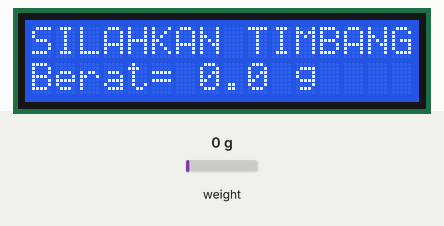
This sketch was run on a simulated ESP8266 (NodeMCU). Shown: 16×2 character LCD. Inputs (shaded band) come from the test bench; at power-on: weight on the scale 0 g. What the sketch prints to the serial monitor is not drawn.

Above: at 8.1 s.
8.2 s: weight on the scale set to 954 g
At 13.2 s:
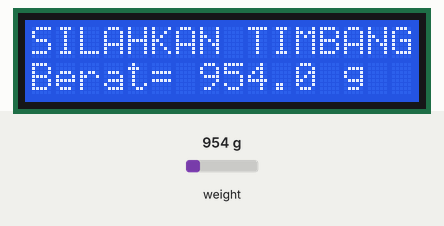
13.6 s: weight on the scale set to 1034 g
At 17.8 s:
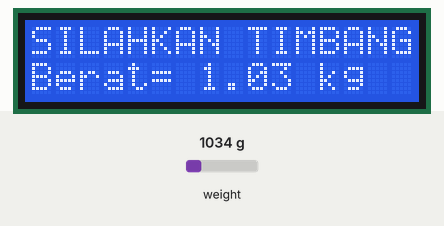
18.4 s: weight on the scale set to 100 g
At 22.3 s:
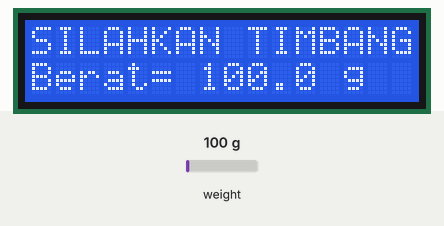
Timing chart, 0 to 23.8 s (numbered marks = the images above; inputs shaded):
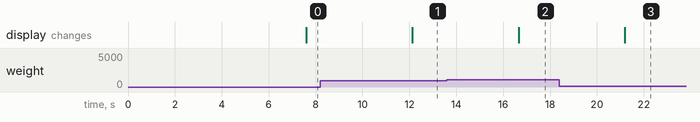

Measured:
- the behaviour switches between 999 and 1000 g on weight on the scale (found by bisection; images 1 and 2)
- after the input at 8.2 s, the display: changes after 3.9 s (image 1)
- after the input at 13.6 s, the display: changes after 3.1 s (image 2)
- after the input at 18.4 s, the display: changes after 2.8 s (image 3)

The sketch:

loadcell.ino
```cpp
#include "HX711.h"
#include <Wire.h>
#include <LiquidCrystal_I2C.h>

// HX711 circuit wiring
const int LOADCELL_DOUT_PIN = D7;
const int LOADCELL_SCK_PIN = D8;

LiquidCrystal_I2C lcd(0x27, 16, 2);
HX711 scale;

void setup() {
  Serial.begin(115200);
  Serial.println("Pastikan Tidak Ada Beban");
  lcd.begin();
  lcd.backlight();
  scale.begin(LOADCELL_DOUT_PIN, LOADCELL_SCK_PIN);
  scale.set_scale(-4.08);                      // this value is obtained by calibrating the scale with known weights; see the README for details
  scale.tare(50);				        // reset the scale to 0
  Serial.println("Silahkan Untuk Menimbang");
}

void loop() {
  Serial.print("Berat");
  float berat= scale.get_units(25);
  if(berat<=0.1)
  {
    berat=0.0;
  }
  Serial.println(berat,1);
  if(berat<1000)
  {
  lcd.clear();
  lcd.setCursor(0, 0);
  lcd.print("SILAHKAN TIMBANG");
  lcd.setCursor(0, 1);
  lcd.print("Berat= ");
  lcd.print(berat,1);
  lcd.print(" g");
  }
  if(berat>=1000)
  {
  lcd.clear();
  lcd.setCursor(0, 0);
  lcd.print("SILAHKAN TIMBANG");
  float hasil=berat/1000;
  lcd.setCursor(0, 1);
  lcd.print("Berat= ");
  lcd.print(hasil);
  lcd.print(" kg");
  }
  scale.power_down();
  delay(2000);
  scale.power_up();
}
```
